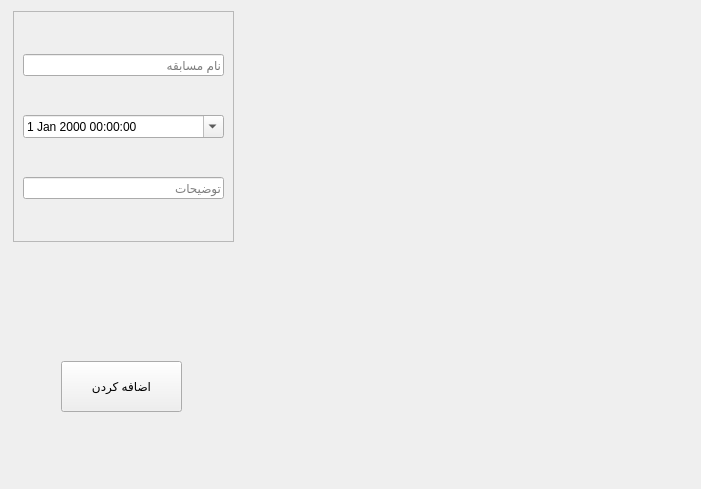
<?xml version="1.0" encoding="UTF-8"?>
<ui version="4.0">
 <class>add_tournoment_boxing</class>
 <widget class="QWidget" name="add_tournoment_boxing">
  <property name="geometry">
   <rect>
    <x>0</x>
    <y>0</y>
    <width>701</width>
    <height>489</height>
   </rect>
  </property>
  <property name="windowTitle">
   <string>Form</string>
  </property>
  <layout class="QHBoxLayout" name="horizontalLayout">
   <item>
    <widget class="QWidget" name="widget" native="true">
     <property name="styleSheet">
      <string notr="true">background_image:
{

}</string>
     </property>
     <widget class="QFrame" name="frame">
      <property name="geometry">
       <rect>
        <x>2</x>
        <y>0</y>
        <width>221</width>
        <height>231</height>
       </rect>
      </property>
      <property name="frameShape">
       <enum>QFrame::StyledPanel</enum>
      </property>
      <property name="frameShadow">
       <enum>QFrame::Raised</enum>
      </property>
      <layout class="QVBoxLayout" name="verticalLayout">
       <item>
        <widget class="QLineEdit" name="tournoment_name">
         <property name="cursor">
          <cursorShape>ArrowCursor</cursorShape>
         </property>
         <property name="text">
          <string/>
         </property>
         <property name="placeholderText">
          <string>نام مسابقه</string>
         </property>
        </widget>
       </item>
       <item>
        <widget class="QDateTimeEdit" name="dateTimeEdit">
         <property name="toolTip">
          <string extracomment="لطفا تاریخ و ساعت مسابقه ی خود را به میلادی وارد نمایید"/>
         </property>
         <property name="specialValueText">
          <string/>
         </property>
         <property name="accelerated">
          <bool>false</bool>
         </property>
         <property name="showGroupSeparator" stdset="0">
          <bool>false</bool>
         </property>
         <property name="dateTime">
          <datetime>
           <hour>0</hour>
           <minute>0</minute>
           <second>0</second>
           <year>2000</year>
           <month>1</month>
           <day>1</day>
          </datetime>
         </property>
         <property name="minimumDate">
          <date>
           <year>1752</year>
           <month>9</month>
           <day>14</day>
          </date>
         </property>
         <property name="minimumTime">
          <time>
           <hour>0</hour>
           <minute>0</minute>
           <second>0</second>
          </time>
         </property>
         <property name="currentSection">
          <enum>QDateTimeEdit::AmPmSection</enum>
         </property>
         <property name="calendarPopup">
          <bool>true</bool>
         </property>
        </widget>
       </item>
       <item>
        <widget class="QLineEdit" name="tournoment_about">
         <property name="minimumSize">
          <size>
           <width>2</width>
           <height>5</height>
          </size>
         </property>
         <property name="toolTip">
          <string>&lt;html&gt;&lt;head/&gt;&lt;body&gt;&lt;p&gt;&lt;br/&gt;&lt;/p&gt;&lt;/body&gt;&lt;/html&gt;</string>
         </property>
         <property name="placeholderText">
          <string>توضیحات</string>
         </property>
        </widget>
       </item>
      </layout>
     </widget>
     <widget class="QPushButton" name="add_tournoment_butten">
      <property name="geometry">
       <rect>
        <x>50</x>
        <y>350</y>
        <width>121</width>
        <height>51</height>
       </rect>
      </property>
      <property name="cursor">
       <cursorShape>PointingHandCursor</cursorShape>
      </property>
      <property name="text">
       <string>اضافه کردن</string>
      </property>
      <property name="shortcut">
       <string>Return</string>
      </property>
      <property name="autoDefault">
       <bool>false</bool>
      </property>
      <property name="default">
       <bool>false</bool>
      </property>
      <property name="flat">
       <bool>false</bool>
      </property>
     </widget>
    </widget>
   </item>
  </layout>
 </widget>
 <resources/>
 <connections/>
</ui>
